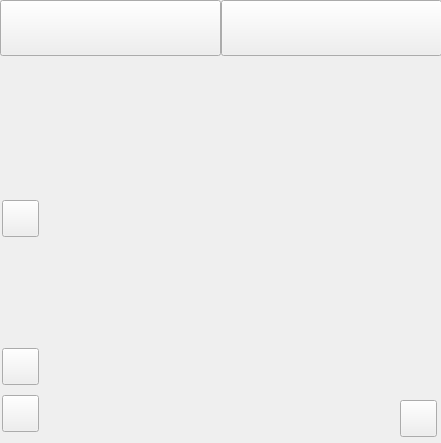
<?xml version="1.0" encoding="UTF-8"?>
<ui version="4.0">
 <class>KylinNM</class>
 <widget class="QWidget" name="KylinNM">
  <property name="geometry">
   <rect>
    <x>0</x>
    <y>0</y>
    <width>441</width>
    <height>443</height>
   </rect>
  </property>
  <property name="windowTitle">
   <string>kylin-nm</string>
  </property>
  <widget class="QWidget" name="centralWidget" native="true">
   <property name="geometry">
    <rect>
     <x>0</x>
     <y>0</y>
     <width>442</width>
     <height>437</height>
    </rect>
   </property>
   <widget class="QLabel" name="lbBtnNetBG">
    <property name="geometry">
     <rect>
      <x>1</x>
      <y>200</y>
      <width>37</width>
      <height>37</height>
     </rect>
    </property>
    <property name="text">
     <string/>
    </property>
   </widget>
   <widget class="QPushButton" name="btnNet">
    <property name="geometry">
     <rect>
      <x>2</x>
      <y>200</y>
      <width>37</width>
      <height>37</height>
     </rect>
    </property>
    <property name="text">
     <string/>
    </property>
   </widget>
   <widget class="QLabel" name="lbBtnWifiBG">
    <property name="geometry">
     <rect>
      <x>385</x>
      <y>73</y>
      <width>50</width>
      <height>24</height>
     </rect>
    </property>
    <property name="text">
     <string/>
    </property>
   </widget>
   <widget class="QPushButton" name="btnAdvConf">
    <property name="geometry">
     <rect>
      <x>400</x>
      <y>400</y>
      <width>37</width>
      <height>37</height>
     </rect>
    </property>
    <property name="text">
     <string/>
    </property>
   </widget>
   <widget class="QPushButton" name="btnHotspot">
    <property name="geometry">
     <rect>
      <x>2</x>
      <y>348</y>
      <width>37</width>
      <height>37</height>
     </rect>
    </property>
    <property name="text">
     <string/>
    </property>
   </widget>
   <widget class="QPushButton" name="btnFlyMode">
    <property name="geometry">
     <rect>
      <x>2</x>
      <y>395</y>
      <width>37</width>
      <height>37</height>
     </rect>
    </property>
    <property name="text">
     <string/>
    </property>
   </widget>
   <widget class="QLabel" name="lbNetwork">
    <property name="geometry">
     <rect>
      <x>16</x>
      <y>72</y>
      <width>80</width>
      <height>20</height>
     </rect>
    </property>
    <property name="text">
     <string/>
    </property>
   </widget>
   <widget class="QLabel" name="lbBtnWifiBall">
    <property name="geometry">
     <rect>
      <x>413</x>
      <y>75</y>
      <width>20</width>
      <height>20</height>
     </rect>
    </property>
    <property name="text">
     <string/>
    </property>
   </widget>
   <widget class="QLabel" name="lbHotImg">
    <property name="geometry">
     <rect>
      <x>11</x>
      <y>359</y>
      <width>19</width>
      <height>19</height>
     </rect>
    </property>
    <property name="text">
     <string/>
    </property>
   </widget>
   <widget class="QLabel" name="lbFlyImg">
    <property name="geometry">
     <rect>
      <x>11</x>
      <y>405</y>
      <width>19</width>
      <height>19</height>
     </rect>
    </property>
    <property name="text">
     <string/>
    </property>
   </widget>
   <widget class="QLabel" name="lbNetListBG">
    <property name="geometry">
     <rect>
      <x>0</x>
      <y>0</y>
      <width>37</width>
      <height>37</height>
     </rect>
    </property>
    <property name="text">
     <string/>
    </property>
   </widget>
   <widget class="QLabel" name="lbWifiListBG">
    <property name="geometry">
     <rect>
      <x>221</x>
      <y>0</y>
      <width>37</width>
      <height>37</height>
     </rect>
    </property>
    <property name="text">
     <string/>
    </property>
   </widget>
   <widget class="QLabel" name="lbNetListImg">
    <property name="geometry">
     <rect>
      <x>63</x>
      <y>17</y>
      <width>24</width>
      <height>24</height>
     </rect>
    </property>
    <property name="text">
     <string/>
    </property>
   </widget>
   <widget class="QLabel" name="lbWifiListImg">
    <property name="geometry">
     <rect>
      <x>288</x>
      <y>16</y>
      <width>24</width>
      <height>24</height>
     </rect>
    </property>
    <property name="text">
     <string/>
    </property>
   </widget>
   <widget class="QLabel" name="lbHotBG">
    <property name="geometry">
     <rect>
      <x>2</x>
      <y>348</y>
      <width>37</width>
      <height>37</height>
     </rect>
    </property>
    <property name="text">
     <string/>
    </property>
   </widget>
   <widget class="QLabel" name="lbFlyBG">
    <property name="geometry">
     <rect>
      <x>2</x>
      <y>395</y>
      <width>37</width>
      <height>37</height>
     </rect>
    </property>
    <property name="text">
     <string/>
    </property>
   </widget>
   <widget class="QPushButton" name="btnNetList">
    <property name="geometry">
     <rect>
      <x>0</x>
      <y>0</y>
      <width>221</width>
      <height>56</height>
     </rect>
    </property>
    <property name="text">
     <string/>
    </property>
   </widget>
   <widget class="QPushButton" name="btnWifiList">
    <property name="geometry">
     <rect>
      <x>221</x>
      <y>0</y>
      <width>221</width>
      <height>56</height>
     </rect>
    </property>
    <property name="text">
     <string/>
    </property>
   </widget>
   <widget class="QPushButton" name="btnConfImg">
    <property name="geometry">
     <rect>
      <x>409</x>
      <y>409</y>
      <width>19</width>
      <height>19</height>
     </rect>
    </property>
    <property name="text">
     <string/>
    </property>
   </widget>
   <zorder>btnConfImg</zorder>
   <zorder>lbFlyBG</zorder>
   <zorder>lbHotBG</zorder>
   <zorder>lbFlyImg</zorder>
   <zorder>lbHotImg</zorder>
   <zorder>lbBtnNetBG</zorder>
   <zorder>btnNet</zorder>
   <zorder>lbBtnWifiBG</zorder>
   <zorder>btnAdvConf</zorder>
   <zorder>btnHotspot</zorder>
   <zorder>btnFlyMode</zorder>
   <zorder>lbBtnWifiBall</zorder>
   <zorder>lbNetListBG</zorder>
   <zorder>lbWifiListBG</zorder>
   <zorder>lbWifiListImg</zorder>
   <zorder>lbNetListImg</zorder>
   <zorder>btnNetList</zorder>
   <zorder>btnWifiList</zorder>
   <zorder>lbNetwork</zorder>
  </widget>
 </widget>
 <layoutdefault spacing="6" margin="11"/>
 <resources/>
 <connections/>
</ui>
